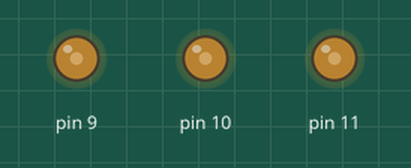
This sketch was run on a simulated Arduino Uno, built with avr-gcc and run on an emulated ATmega328P. Shown: output pins drawn as LEDs (lit = HIGH).

Above: at 0.05 s.
At 0.9 s:
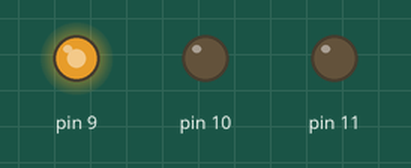
At 1.3 s:
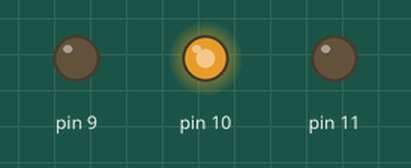
At 1.75 s:
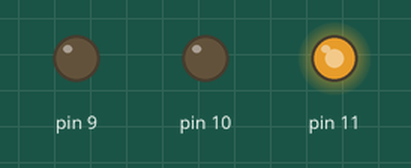
At 2.6 s:
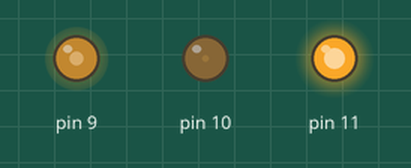
At 3.5 s:
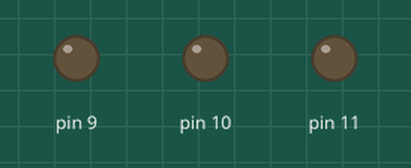
Timing chart, 0 to 8.1 s (numbered marks = the images above):
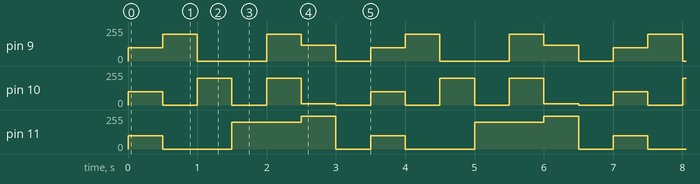

The sketch:

LED_strip_test.ino
```cpp
/*
 *Simple program to test an RGB LED or an LED Strip
 *Connect the pins 9, 10, 11 to the RGB inputs
 */

void setup() {
  //initialise pins as output
  pinMode(9, OUTPUT);
  pinMode(10, OUTPUT);
  pinMode(11, OUTPUT);
}

void loop() {
  //set different colours with a delay
  analogWrite(9, 100);
  analogWrite(10, 100);
  analogWrite(11, 100);
  delay(500);
  analogWrite(9, 200);
  analogWrite(10, 0);
  analogWrite(11, 0);
  delay(500);
  analogWrite(9, 0);
  analogWrite(10, 200);
  analogWrite(11, 0);
  delay(500);
  analogWrite(9, 0);
  analogWrite(10, 0);
  analogWrite(11, 200);
  delay(500);
  analogWrite(9, 200);
  analogWrite(10, 200);
  analogWrite(11, 200);
  delay(500);
  analogWrite(9, 120);
  analogWrite(10, 10);
  analogWrite(11, 500);
  delay(500);
  analogWrite(9, 0);
  analogWrite(10, 0);
  analogWrite(11, 0);
  delay(500);
}
```

Measured:
- by itself, pin 9: repeats every 3.5 s: 200/255 0.50 s, 0/255 1.0 s, 200/255 0.50 s, 120/255 0.50 s, 0/255 0.50 s, 100/255 0.50 s
- by itself, pin 10: repeats every 3.5 s: 2 × (0/255 0.50 s, 200/255 0.50 s), 10/255 0.50 s, 0/255 0.50 s, 100/255 0.50 s
- by itself, pin 11: repeats every 3.5 s: 0/255 1.0 s, 200/255 1.0 s, 244/255 0.50 s, 0/255 0.50 s, 100/255 0.50 s
